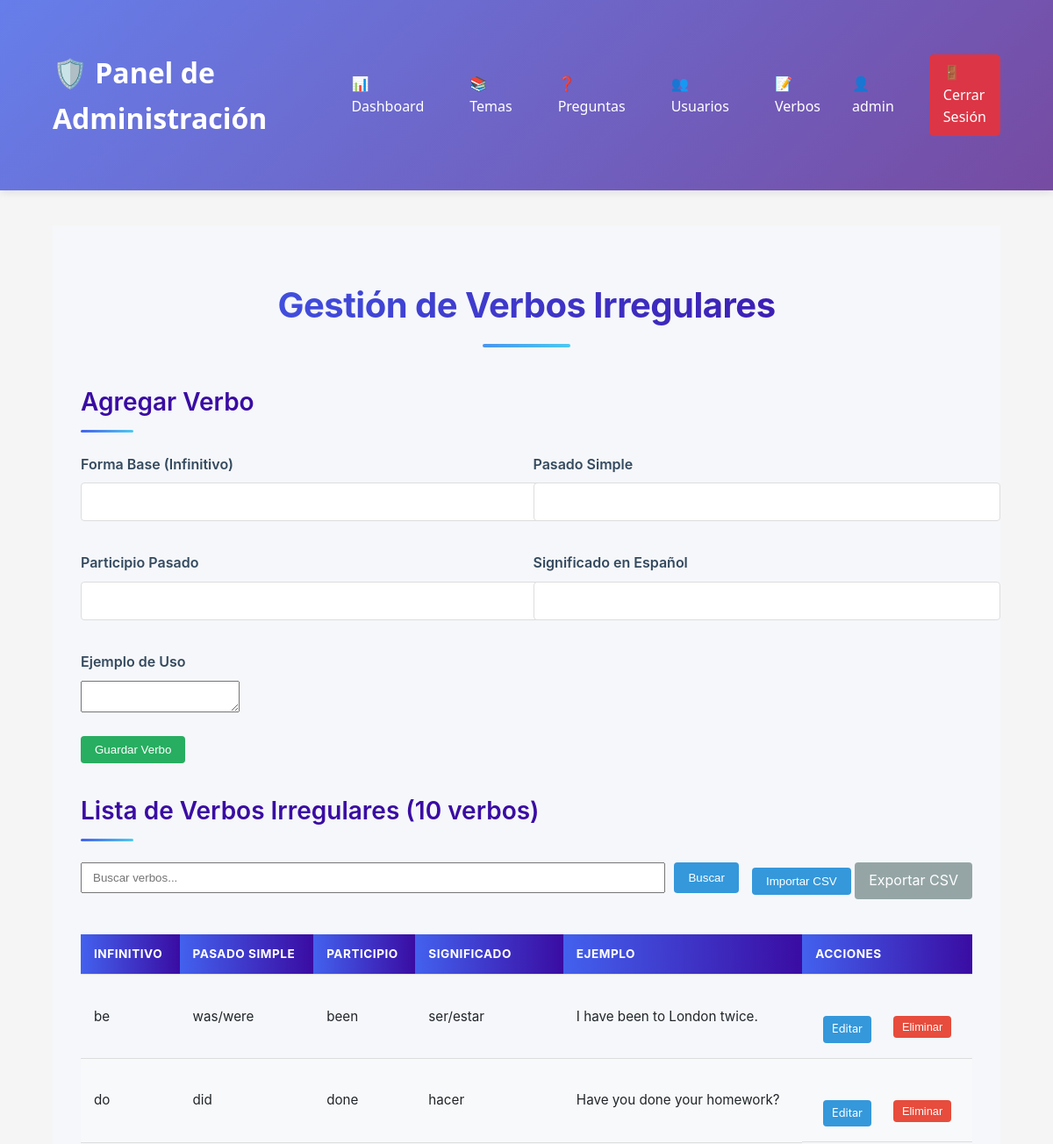
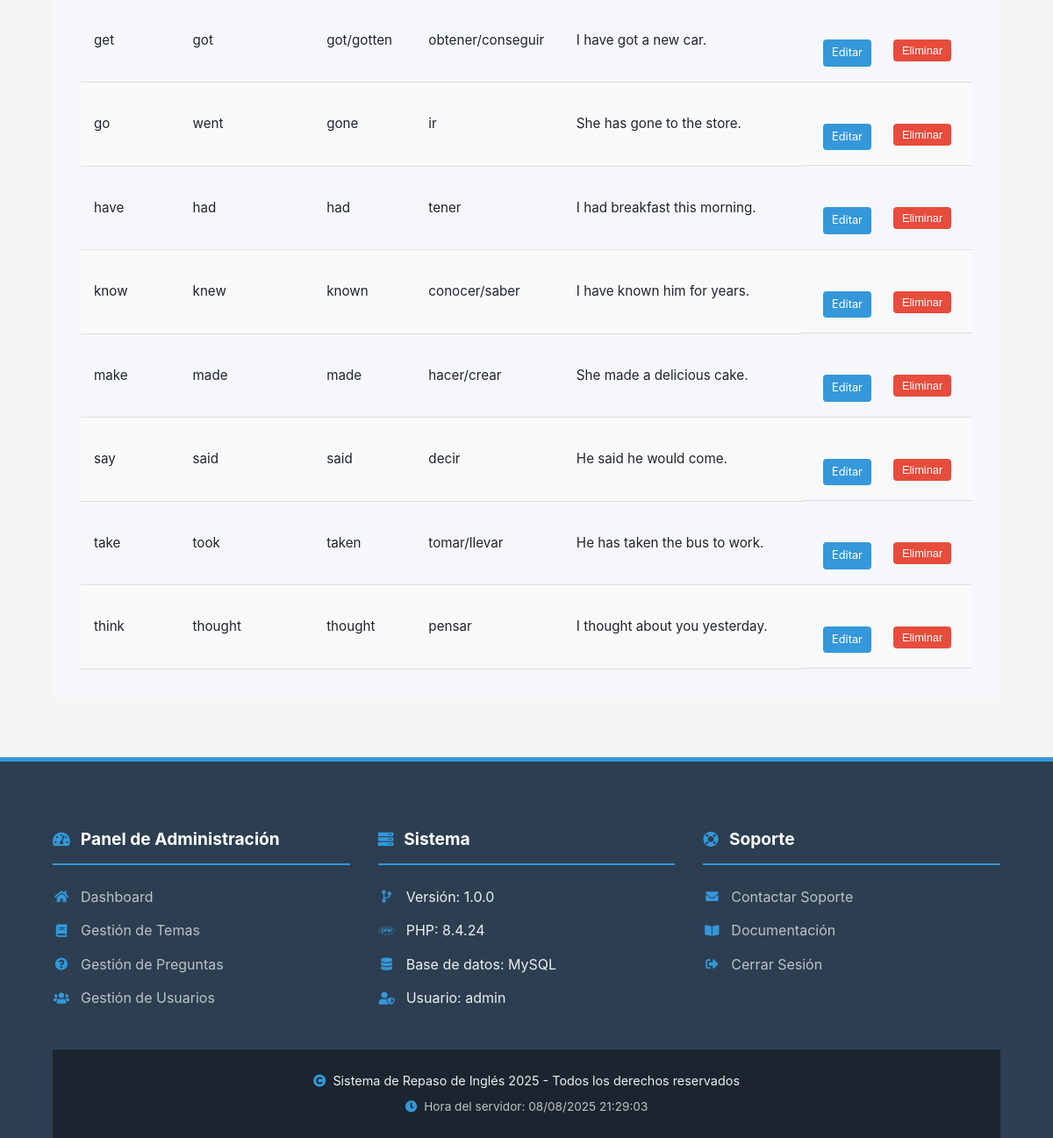
The page /admin/verbs.php (signed in) on the database its author committed (2 pictures, top to bottom).
### tables this page shows
CREATE TABLE irregular_verbs (
    verb_id INT AUTO_INCREMENT PRIMARY KEY,
    base_form VARCHAR(100) NOT NULL,
    past_simple VARCHAR(100) NOT NULL,
    past_participle VARCHAR(100) NOT NULL,
    meaning VARCHAR(255),
    example TEXT,
    created_at TIMESTAMP DEFAULT CURRENT_TIMESTAMP,
    UNIQUE KEY unique_verb (base_form)
);

### admin/verbs.php (the view, shortened to what this page needs)
<?php
require_once __DIR__ . '/../includes/auth.php';
$page = isset($_GET['page']) ? (int)$_GET['page'] : 1;
$perPage = 15;
$offset = ($page - 1) * $perPage;
$search = isset($_GET['search']) ? trim($_GET['search']) : '';
$where = '';
$stmt = $pdo->prepare("SELECT COUNT(*) FROM irregular_verbs $where");
$stmt->execute();
$totalVerbs = $stmt->fetchColumn();
$sql = "SELECT * FROM irregular_verbs $where ORDER BY base_form LIMIT $perPage OFFSET $offset";
$stmt = $pdo->prepare($sql);
$stmt->execute();
$verbs = $stmt->fetchAll(PDO::FETCH_ASSOC);
$editVerb = null;
require_once __DIR__ . '/../includes/admin_header.php';
?>
<div class="admin-container">
    <h1>Gestión de Verbos Irregulares</h1>
    <div class="admin-form">
        <h2><?= $editVerb ? 'Editar' : 'Agregar' ?> Verbo</h2>
        <form method="POST">
            <div class="form-row">
                <div class="form-group">
                    <label>Forma Base (Infinitivo)</label>
                    <input type="text" name="base_form" value="<?= htmlspecialchars($editVerb['base_form'] ?? '') ?>" required>
                </div>
                <div class="form-group">
                    <label>Pasado Simple</label>
                    <input type="text" name="past_simple" value="<?= htmlspecialchars($editVerb['past_simple'] ?? '') ?>" required>
                </div>
            </div>
            <div class="form-row">
                <div class="form-group">
                    <label>Participio Pasado</label>
                    <input type="text" name="past_participle" value="<?= htmlspecialchars($editVerb['past_participle'] ?? '') ?>" required>
                </div>
                <div class="form-group">
                    <label>Significado en Español</label>
                    <input type="text" name="meaning" value="<?= htmlspecialchars($editVerb['meaning'] ?? '') ?>" required>
                </div>
            </div>
            <div class="form-group">
                <label>Ejemplo de Uso</label>
                <textarea name="example" rows="2"><?= htmlspecialchars($editVerb['example'] ?? '') ?></textarea>
            </div>
            <button type="submit" class="btn btn-primary">
                <?= $editVerb ? 'Actualizar' : 'Guardar' ?> Verbo
            </button>
        </form>
    </div>
    <div class="admin-list">
        <h2>Lista de Verbos Irregulares (<?= $totalVerbs ?> verbos)</h2>
        <div class="verbs-toolbar">
            <div class="search-box">
                <form method="GET" action="verbs.php">
                    <input type="text" name="search" placeholder="Buscar verbos..." value="<?= htmlspecialchars($search) ?>">
                    <button type="submit" class="btn">Buscar</button>
                </form>
            </div>
            <div class="import-export">
                <button id="toggle-import" class="btn">Importar CSV</button>
                <a href="export_verbs.php" class="btn btn-secondary">Exportar CSV</a>
            </div>
        </div>
        <div class="table-responsive">
            <table class="verbs-table">
                <thead>
                    <tr>
                        <th>Infinitivo</th>
                        <th>Pasado Simple</th>
                        <th>Participio</th>
                        <th>Significado</th>
                        <th>Ejemplo</th>
                        <th>Acciones</th>
                    </tr>
                </thead>
                <tbody>
                    <?php foreach ($verbs as $verb): ?>
                    <tr>
                        <td><?= htmlspecialchars($verb['base_form']) ?></td>
                        <td><?= htmlspecialchars($verb['past_simple']) ?></td>
                        <td><?= htmlspecialchars($verb['past_participle']) ?></td>
                        <td><?= htmlspecialchars($verb['meaning']) ?></td>
                        <td><?= !empty($verb['example']) ? htmlspecialchars($verb['example']) : '-' ?></td>
                        <td class="actions">
                            <a href="verbs.php?edit=<?= $verb['verb_id'] ?>" class="btn btn-small">Editar</a>
                            <form method="POST" style="display:inline;">
                                <button type="submit" name="delete" class="btn btn-small btn-danger"
                                        onclick="return confirm('¿Estás seguro de eliminar este verbo?')">
                                    Eliminar
                                </button>
                            </form>
                        </td>
                    </tr>
                    <?php endforeach; ?>
                </tbody>
            </table>
        </div>
    </div>
</div>
<?php require_once __DIR__ . '/../includes/admin_footer.php'; ?>

### assets/css/style.css (style rules this page uses)
body { font-family: 'Segoe UI', Tahoma, Geneva, Verdana, sans-serif; line-height: 1.6; margin: 0; padding: 0; color: #333; background-color: #f5f5f5; }
.btn { display: inline-block; background-color: #3498db; color: white; padding: 0.5rem 1rem; border: none; border-radius: 4px; text-decoration: none; cursor: pointer; transition: background-color 0.3s; }
.btn-secondary { background-color: #95a5a6; }
.form-group { margin-bottom: 20px; }
.form-group label { display: block; margin-bottom: 5px; font-weight: bold; }
.form-group input { width: 100%; padding: 10px; border: 1px solid #ddd; border-radius: 4px; font-size: 16px; }
.actions { display: flex; justify-content: center; gap: 15px; margin-top: 30px; }
.form-group label { display: block; margin-bottom: 8px; font-weight: 600; color: #34495e; }
.form-group input { width: 100%; padding: 12px 15px; border: 1px solid #ddd; border-radius: 4px; font-size: 16px; transition: border-color 0.3s; }
.btn-primary { background-color: #27ae60; }
.btn-small { padding: 8px 15px; font-size: 14px; margin: 5px; }

### assets/css/admin.css (style rules this page uses)
:root { --primary-color: #4361ee; --primary-light: #4895ef; --secondary-color: #3a0ca3; --secondary-light: #4cc9f0; --success-color: #4ade80; --warning-color: #fbbf24; --danger-color: #f87171; --light-color: #f8f9fa; --dark-color: #212529; --gray-color: #6c757d; --shadow-sm: 0 1px 3px rgba(0, 0, 0, 0.12); --shadow-md: 0 4px 6px rgba(0, 0, 0, 0.1); --shadow-lg: 0 10px 15px rgba(0, 0, 0, 0.1); --transition: all 0.3s cubic-bezier(0.25, 0.8, 0.25, 1); }
.admin-container { max-width: 1400px; margin: 0 auto; padding: 2rem; font-family: 'Inter', -apple-system, BlinkMacSystemFont, 'Segoe UI', Roboto, Oxygen, Ubuntu, Cantarell, sans-serif; color: var(--dark-color); background-color: #f5f7fa; min-height: 100vh; }
.admin-container h1 { color: var(--secondary-color); text-align: center; margin-bottom: 2.5rem; font-size: 2.5rem; font-weight: 700; letter-spacing: -0.5px; background: linear-gradient(to right, var(--primary-color), var(--secondary-color)); -webkit-background-clip: text; background-clip: text; color: transparent; position: relative; padding-bottom: 1rem; }
.admin-container h1::after { content: ''; position: absolute; bottom: 0; left: 50%; transform: translateX(-50%); width: 100px; height: 4px; background: linear-gradient(to right, var(--primary-light), var(--secondary-light)); border-radius: 2px; }
.admin-container h2 { color: var(--secondary-color); margin: 2rem 0 1.5rem; font-size: 1.75rem; font-weight: 600; padding-bottom: 0.75rem; position: relative; }
.admin-container h2::after { content: ''; position: absolute; bottom: 0; left: 0; width: 60px; height: 3px; background: linear-gradient(to right, var(--primary-color), var(--secondary-light)); border-radius: 3px; }
table { width: 100%; border-collapse: collapse; margin-top: 1.5rem; font-size: 0.95rem; }
th, td { padding: 1rem 1.25rem; text-align: left; border-bottom: 1px solid #e9ecef; }
th { background: linear-gradient(to right, var(--primary-color), var(--secondary-color)); color: white; font-weight: 600; text-transform: uppercase; font-size: 0.85rem; letter-spacing: 0.5px; }
tr:nth-child(even) { background-color: #f8f9fa; }
.verbs-table { width: 100%; border-collapse: collapse; margin-top: 20px; }
.verbs-table th, .verbs-table td { padding: 12px 15px; text-align: left; border-bottom: 1px solid #ddd; }
.verbs-table th { background-color: #f2f2f2; font-weight: bold; }
.actions { white-space: nowrap; }
.btn-small { padding: 5px 10px; font-size: 0.8rem; margin-right: 5px; }
.btn-danger { background-color: #e74c3c; color: white; }
.table-responsive { overflow-x: auto; }
.verbs-toolbar { display: flex; justify-content: space-between; margin-bottom: 20px; flex-wrap: wrap; gap: 15px; }
.search-box { flex-grow: 1; }
.search-box form { display: flex; gap: 10px; }
.search-box input { flex-grow: 1; padding: 8px 12px; }
.form-row { display: flex; gap: 15px; margin-bottom: 15px; }
.form-row .form-group { flex: 1; }

### includes/admin_footer.php (style rules this page uses)
:root { --footer-bg: #2c3e50; --footer-text: #ecf0f1; --footer-link: #bdc3c7; --footer-link-hover: #3498db; --footer-border: #34495e; --footer-accent: #3498db; --footer-bottom-bg: #1a252f; }

### rows shown on the page
irregular_verbs: base_form "be", past_simple "was/were", past_participle "been", meaning "ser/estar", example "I have been to London twice."
irregular_verbs: base_form "do", past_simple "did", past_participle "done", meaning "hacer", example "Have you done your homework?"
irregular_verbs: base_form "get", past_simple "got", past_participle "got/gotten", meaning "obtener/conseguir", example "I have got a new car."
irregular_verbs: base_form "go", past_simple "went", past_participle "gone", meaning "ir", example "She has gone to the store."
irregular_verbs: base_form "have", past_simple "had", past_participle "had", meaning "tener", example "I had breakfast this morning."
irregular_verbs: base_form "know", past_simple "knew", past_participle "known", meaning "conocer/saber", example "I have known him for years."
irregular_verbs: base_form "make", past_simple "made", past_participle "made", meaning "hacer/crear", example "She made a delicious cake."
irregular_verbs: base_form "say", past_simple "said", past_participle "said", meaning "decir", example "He said he would come."
irregular_verbs: base_form "take", past_simple "took", past_participle "taken", meaning "tomar/llevar", example "He has taken the bus to work."
irregular_verbs: base_form "think", past_simple "thought", past_participle "thought", meaning "pensar", example "I thought about you yesterday."

### other values the page prints
$_SESSION['username'] "admin"
$totalVerbs "10"
phpversion() "8.4.24"
